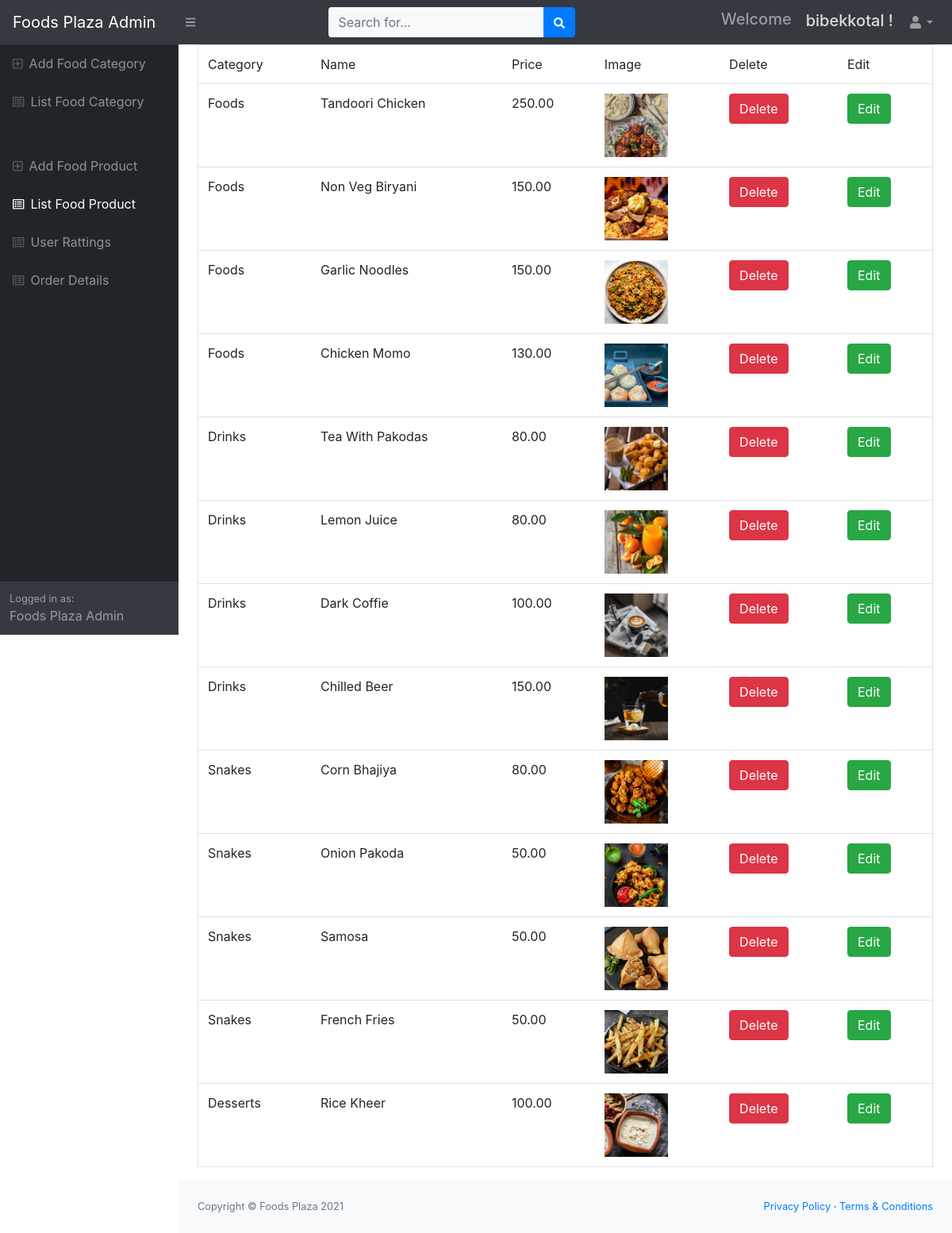
The page /admin/_list_food.php (signed in) on the database its author committed.
### tables this page shows
CREATE TABLE `foods` (
  `f_id` int(10) NOT NULL,
  `c_id` int(10) NOT NULL,
  `f_name` varchar(100) NOT NULL,
  `f_price` decimal(10,2) NOT NULL,
  `f_image` varchar(200) NOT NULL
);

CREATE TABLE `fcategory` (
  `id` int(10) NOT NULL,
  `c_name` varchar(200) NOT NULL,
  `c_image` varchar(100) NOT NULL
);

### admin/_list_food.php (the view, shortened to what this page needs)
<!DOCTYPE html>
<html lang="en">
    <head>
        <link href="css/styles.css" rel="stylesheet" />
        <link href="https://cdn.datatables.net/1.10.20/css/dataTables.bootstrap4.min.css" rel="stylesheet" />
    </head>
    <body class="sb-nav-fixed">
    <?php include("inc/top.php"); ?>
        <div id="layoutSidenav">
     <?php include("inc/side.php"); ?>
            <div id="layoutSidenav_content">
                <main>
<div class="container-fluid">
                  <table class="table border">
                        <thead>
                            <tr>
                            <td>Category</td>
                            <td>Name</td>
                            <td>Price</td>
                            <td>Image</td>
                            <td>Delete</td>
                            <td>Edit</td>
                            </tr>
                        </thead>
                        <tbody>
                            <?php include("inc/db.php");
                            $select="SELECT foods.*,fcategory.c_name FROM foods INNER JOIN fcategory ON foods.c_id=fcategory.id";
                            $result=$con->query($select);
                            while ($row=$result->fetch_assoc()) {
                                ?>
                            <tr>
                                <td><?php echo $row['c_name']; ?></td>
                                <td><?php echo $row['f_name']; ?></td>
                                <td><?php echo $row['f_price']; ?></td>
                                <td><img src="../product_img/<?php echo $row['f_image']; ?>" style="width: 80px;"></td>
                                <td><a href="_delete_food.php?dfid=<?php echo $row['c_id']; ?>" class="btn btn-danger">Delete</a></td>
                                <td><a href="_update_food.php?efid=<?php echo $row['c_id']; ?>" class="btn btn-success">Edit</a></td>
                            </tr>
                        <?php  } ?>
                        </tbody>
                    </table>
</div>
                </main>
    <?php include("inc/footer.php"); ?>
            </div>
        </div>
    </body>
</html>

### admin/inc/top.php (shortened to what this page needs)
<nav class="sb-topnav navbar navbar-expand navbar-dark bg-dark">
    <a class="navbar-brand" href="index.html">Foods Plaza Admin</a>
    <button class="btn btn-link btn-sm order-1 order-lg-0" id="sidebarToggle" href="#"><i class="fas fa-bars"></i></button>
    <form class="d-none d-md-inline-block form-inline ml-auto mr-0 mr-md-3 my-2 my-md-0">
        <div class="input-group">
             <input type="text" class="form-control bg-light border-0 small" placeholder="Search for..."
                        aria-label="Search" aria-describedby="basic-addon2">
                    <div class="input-group-append">
                        <button class="btn btn-primary" type="button">
                            <i class="fas fa-search fa-sm"></i>
                        </button>
                    </div>
        </div>
    </form>
            <ul class="navbar-nav ml-auto">
               <h5 class="nav-link"> Welcome<h5 style="color: #DCDCDC; margin: 10px;"><?php echo $_SESSION['aun']; ?> !</h5></h5>
            </ul>
    <ul class="navbar-nav ml-auto ml-md-0">
        <li class="nav-item dropdown">
            <a class="nav-link dropdown-toggle" id="userDropdown" href="#" role="button" data-toggle="dropdown" aria-haspopup="true" aria-expanded="false"><i class="fas fa-user fa-fw"></i></a>
        </li>
    </ul>
</nav>

### admin/inc/side.php (shortened to what this page needs)
 <div id="layoutSidenav_nav">
  <nav class="sb-sidenav accordion sb-sidenav-dark" id="sidenavAccordion">
                   <div class="sb-sidenav-menu">
                       <div class="nav">
                           <a class="nav-link" href="add_fcategory.php">
                               <div class="sb-nav-link-icon"><i class="far fa-plus-square"></i></div>
                               Add Food Category
                           </a>
                           <a class="nav-link" href="list_fcategory.php">
                               <div class="sb-nav-link-icon"><i class="far fa-list-alt"></i></div>
                               List Food Category
                           </a>
                           <a class="nav-link" href="_add_food.php">
                               <div class="sb-nav-link-icon"><i class="far fa-plus-square"></i></div>
                               Add Food Product
                           </a>
                           <a class="nav-link" href="_list_food.php">
                               <div class="sb-nav-link-icon"><i class="far fa-list-alt"></i></div>
                               List Food Product
                           </a>
                           <a class="nav-link" href="ratting.php">
                               <div class="sb-nav-link-icon"><i class="far fa-list-alt"></i></div>
                               User Rattings
                           </a>
                           <a class="nav-link" href="order.php">
                               <div class="sb-nav-link-icon"><i class="far fa-list-alt"></i></div>
                               Order Details
                           </a>
                       </div>
                   </div>
                   <div class="sb-sidenav-footer">
                       <div class="small">Logged in as:</div>
                       Foods Plaza Admin
                   </div>
               </nav>
</div>

### admin/inc/footer.php
<footer class="py-4 bg-light mt-auto">
    <div class="container-fluid">
        <div class="d-flex align-items-center justify-content-between small">
            <div class="text-muted">Copyright &copy; Foods Plaza 2021</div>
            <div>
                <a href="#">Privacy Policy</a>
                &middot;
                <a href="#">Terms &amp; Conditions</a>
            </div>
        </div>
    </div>
</footer>

### rows shown on the page
foods: fcategory.c_name "Foods", f_name "Tandoori Chicken", f_price "250.00", f_image (picture)
foods: fcategory.c_name "Foods", f_name "Non Veg Biryani", f_price "150.00", f_image (picture)
foods: fcategory.c_name "Foods", f_name "Garlic Noodles", f_price "150.00", f_image (picture)
foods: fcategory.c_name "Foods", f_name "Chicken Momo", f_price "130.00", f_image (picture)
foods: fcategory.c_name "Drinks", f_name "Tea With Pakodas", f_price "80.00", f_image (picture)
foods: fcategory.c_name "Drinks", f_name "Lemon Juice", f_price "80.00", f_image (picture)
foods: fcategory.c_name "Drinks", f_name "Dark Coffie", f_price "100.00", f_image (picture)
foods: fcategory.c_name "Drinks", f_name "Chilled Beer", f_price "150.00", f_image (picture)
foods: fcategory.c_name "Snakes", f_name "Corn Bhajiya", f_price "80.00", f_image (picture)
foods: fcategory.c_name "Snakes", f_name "Onion Pakoda", f_price "50.00", f_image (picture)
foods: fcategory.c_name "Snakes", f_name "Samosa", f_price "50.00", f_image (picture)
foods: fcategory.c_name "Snakes", f_name "French Fries", f_price "50.00", f_image (picture)
foods: fcategory.c_name "Desserts", f_name "Rice Kheer", f_price "100.00", f_image (picture)

### other values the page prints
$_SESSION['aun'] "bibekkotal"
